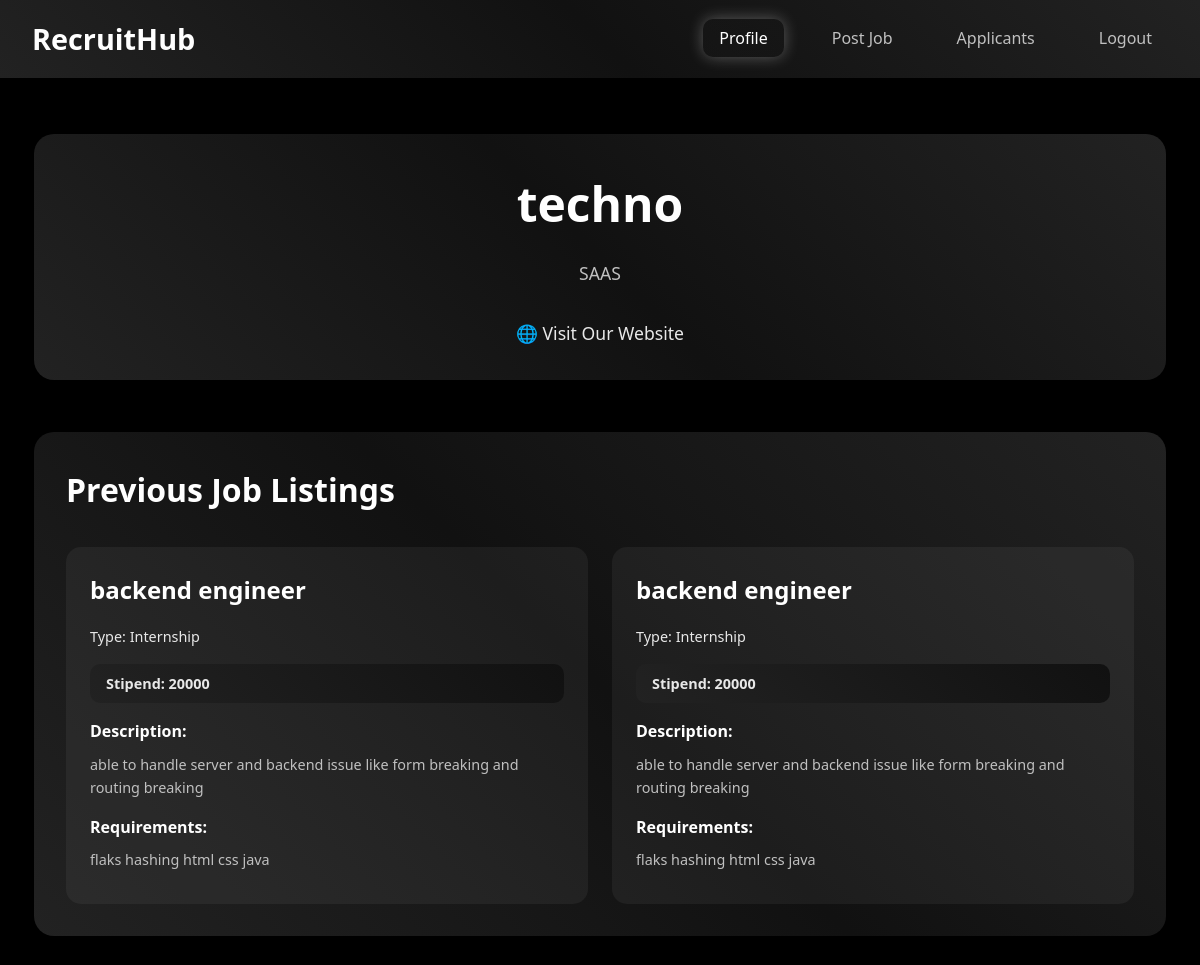
The page /STARTUP (signed in) on the database as committed earlier.
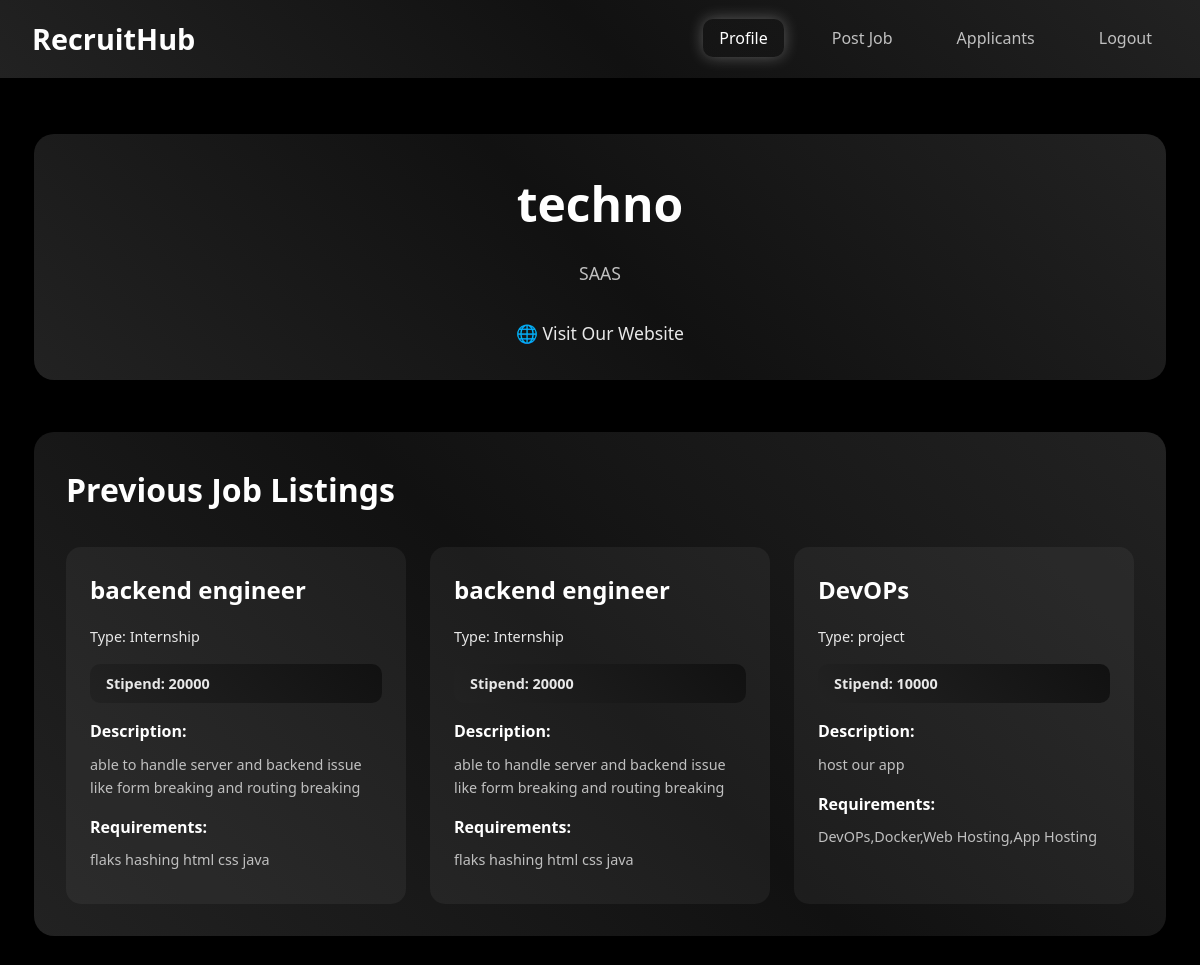
The same page on the database as committed later.
### Models.py (models this page shows)
class CompanyProfile(db.Model):
    __tablename__ = "company_profile"
    id = db.Column(db.Integer, primary_key=True)
    company_name = db.Column(db.String(200), nullable=False)
    comp_password = db.Column(db.String(256), nullable=False)
    description = db.Column(db.String(200))  # 200 characters
    website = db.Column(db.String(200))
    job_listings = db.relationship("JobListing", backref="company", lazy=True)

class JobListing(db.Model):
    __tablename__ = "job_listing"
    id = db.Column(db.Integer, primary_key=True)
    company_id = db.Column(db.Integer, db.ForeignKey("company_profile.id"), nullable=False)
    title = db.Column(db.String(200), nullable=False)
    description = db.Column(db.Text, nullable=False)
    job_type = db.Column(db.String(50))  # Internship / Project
    stipend = db.Column(db.String(100))
    requirements = db.Column(db.String(300))
    company_name = db.Column(db.String(200))

### app.py (the view, shortened to what this page needs)
@app.route('/STARTUP', methods=["POST", "GET"])
def index():
    company_id = session.get('company_id')
    if not company_id:
        return redirect(url_for('login_company'))
    company = CompanyProfile.query.get(company_id)
    if not company:
        session.clear()
        return redirect(url_for('login_company'))
    if request.method == "GET":
        job_listings = JobListing.query.filter_by(company_id=company.id).all()
        job_ids = [job.id for job in job_listings]
        applications = StudentListing.query.join(StudentProfile).filter(
            StudentListing.requirements.in_([job.title for job in job_listings])
        ).all()
        student_ids = {app.student_id for app in applications}
        students = StudentProfile.query.filter(StudentProfile.id.in_(student_ids)).all()
        return render_template('index_startup.html', company=company, jobs=job_listings, students=students)

### templates/index_startup.html (shortened to what this page needs)
<!DOCTYPE html>
<html lang="en">
<head>
    <link rel="stylesheet" href="{{ url_for('static', filename='styles_startup.css') }}">
</head>
<body>
<nav class="navbar">
    <div class="nav-container">
        <div class="logo">RecruitHub</div>
        <ul class="nav-links">
            <li><a href="#" class="nav-link active" data-page="profile">Profile</a></li>
            <li><a href="#" class="nav-link" data-page="jobs">Post Job</a></li>
            <li><a href="#" class="nav-link" data-page="applicants">Applicants</a></li>
            <li><a href="{{ url_for('logout') }}" class="nav-link logout">Logout</a></li>
        </ul>
    </div>
</nav>
<div class="main-container">
    <div id="profile-page" class="page">
        <div class="company-header card">
            <div class="card-inner">
                <h1>{{ company.company_name }}</h1>
                <p class="company-description">{{ company.description }}</p>
                <a href="{{ company.website }}" target="_blank" class="website-link">
                    🌐 Visit Our Website
                </a>
            </div>
        </div>
        <div class="card">
            <div class="card-inner">
                <h2>Previous Job Listings</h2>
                <div class="job-grid" id="previous-jobs">
                    {% if jobs %}
                        {% for job in jobs %}
                        <div class="job-card">
                            <h3>{{ job.title }}</h3>
                            <p class="job-type">Type: {{ job.job_type }}</p>
                            <p class="stipend">Stipend: {{ job.stipend }}</p>
                            <div class="job-description">
                                <h4>Description:</h4>
                                <p>{{ job.description }}</p>
                            </div>
                            <div class="job-requirements">
                                <h4>Requirements:</h4>
                                <p>{{ job.requirements }}</p>
                            </div>
                        </div>
                        {% endfor %}
                    {% else %}
                        <div class="no-jobs-message">
                            <h3>No Jobs Posted Yet</h3>
                            <p>Click on "Post Job" to create your first job listing.</p>
                        </div>
                    {% endif %}
                </div>
            </div>
        </div>
    </div>
</div>
</body>
</html>

### static/styles_startup.css (style rules this page uses)
:root { --bg-black: #000000; --silver-light: #e8e8e8; --silver-dark: #a0a0a0; --gradient-border: linear-gradient(45deg, #222222, #111111, #222222); --gradient-hover: linear-gradient(45deg, #222222, #1a1a1a, #222222); --text-primary: #ffffff; --text-secondary: #c0c0c0; --border-radius: 20px; --glow-color: rgba(255, 255, 255, 0.3); }
* { margin: 0; padding: 0; box-sizing: border-box; }
body { background: var(--bg-black); color: var(--text-primary); font-family: 'Segoe UI', Tahoma, Geneva, Verdana, sans-serif; line-height: 1.6; min-height: 100vh; }
.navbar { position: fixed; top: 0; width: 100%; background: rgba(0, 0, 0, 0.95); backdrop-filter: blur(10px); z-index: 1000; padding: 1rem 2rem; border-bottom: 2px solid transparent; background-image: var(--gradient-border); background-clip: padding-box; }
.nav-container { display: flex; justify-content: space-between; align-items: center; max-width: 1200px; margin: 0 auto; }
.logo { font-size: 1.8rem; font-weight: bold; color: #fff; background: none; -webkit-background-clip: initial; -webkit-text-fill-color: initial; background-clip: initial; }
.nav-links { display: flex; gap: 2rem; list-style: none; }
.nav-links a { color: var(--text-secondary); text-decoration: none; padding: 0.5rem 1rem; border-radius: 10px; transition: all 0.3s ease; position: relative; }
.nav-links a:hover, .nav-links a.active { color: var(--text-primary); background: linear-gradient(45deg, rgba(34,34,34,0.1), rgba(17,17,17,0.1)); box-shadow: 0 0 15px var(--glow-color); }
.main-container { margin-top: 100px; padding: 2rem; max-width: 1200px; margin-left: auto; margin-right: auto; }
.card { background: var(--bg-black); border: 2px solid transparent; background-image: var(--gradient-border); background-origin: border-box; background-clip: content-box, border-box; border-radius: var(--border-radius); padding: 2rem; margin-bottom: 2rem; transition: all 0.3s ease; position: relative; }
.card::before { content: ''; position: absolute; inset: 0; padding: 2px; background: var(--gradient-border); border-radius: var(--border-radius); mask-composite: exclude; -webkit-mask-composite: xor; }
.card-inner { position: relative; z-index: 1; }
h1 { font-size: 3rem; font-weight: bold; margin-bottom: 1rem; background: linear-gradient(45deg, #222222, #111111); -webkit-background-clip: text; -webkit-text-fill-color: transparent; background-clip: text; }
h2 { font-size: 2rem; margin-bottom: 1rem; color: var(--text-primary); }
h3 { font-size: 1.5rem; margin-bottom: 0.5rem; color: var(--silver-light); }
p { color: var(--text-secondary); margin-bottom: 1rem; }
.job-grid { display: grid; grid-template-columns: repeat(auto-fit, minmax(300px, 1fr)); gap: 1.5rem; margin-top: 2rem; }
.job-card { background: rgba(255, 255, 255, 0.05); border-radius: 15px; padding: 1.5rem; transition: all 0.3s ease; }
.job-card h3 { color: var(--text-primary); margin-bottom: 0.5rem; }
.job-card .job-type, .job-card .stipend { color: var(--silver-light); font-size: 0.9rem; margin-bottom: 1rem; }
.job-card .job-description, .job-card .job-requirements { margin-top: 1rem; }
.job-card h4 { color: var(--text-primary); margin-bottom: 0.5rem; font-size: 1rem; }
.job-card p { color: var(--text-secondary); font-size: 0.9rem; margin-bottom: 0.5rem; }
.company-header { text-align: center; margin-bottom: 3rem; }
.company-description { font-size: 1.1rem; max-width: 600px; margin: 0 auto 2rem; }
.website-link { color: var(--silver-light); text-decoration: none; font-size: 1.1rem; transition: all 0.3s ease; }
.job-card h3 { color: var(--text-primary); margin-bottom: 1rem; }
.stipend { background: linear-gradient(45deg, #222222, #111111); padding: 0.5rem 1rem; border-radius: 10px; font-weight: bold; color: var(--silver-light); }
.company-header .card-inner h1 { color: #fff; background: none; -webkit-background-clip: initial; -webkit-text-fill-color: initial; background-clip: initial; }

Rows that differ between the two databases and show on the page:
added JobListing: title "DevOPs", job_type "project", stipend "10000", description "host our app", requirements "DevOPs,Docker,Web Hosting,App Hosting"
